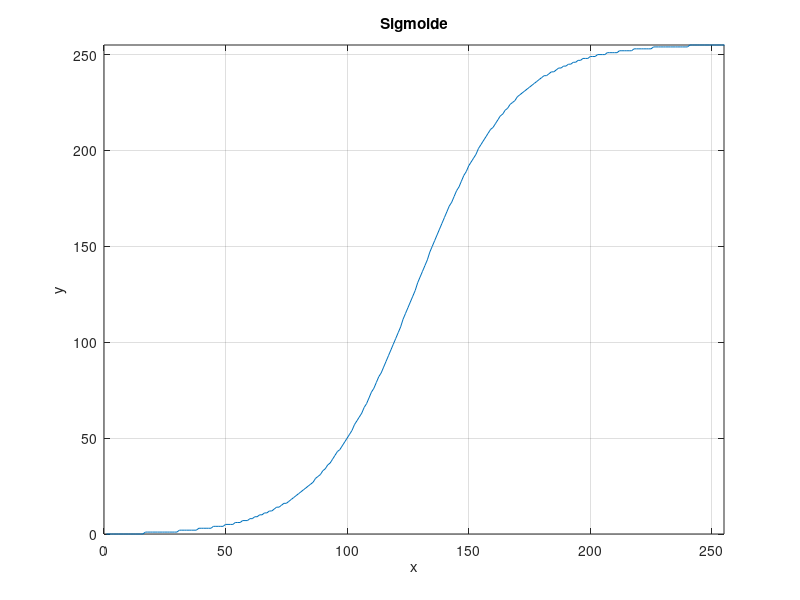

Here is the MATLAB script that generated this plot: (Note: this script raises an error after producing the figure.)
close all; clear all; clc;

function [lut] = get_lut(slope)
    x = 0:1:255;
    inflec = 127;

    lut_aux = 1./(1 + exp(-slope*(x - inflec)));

    lut = mat2gray(lut_aux);
    lut = uint8(lut.*255);
end

%Sigmoid

% Aloca uint8
% para depois usar funcao intlut (y1 é a LUT)
% Equação da sigmoide

slope = 0.05;
inflec = 127;

x = 0:1:255;

y1 = 1./(1 + exp(-slope*(x - inflec)));

y1n = mat2gray(y1);
y1n = uint8(y1n.*255);

% Display
figure, plot(y1n)
xlim([0 255]), ylim([0 255])
grid on
title('Sigmoide')
xlabel('x'), ylabel('y')

% Leitura da imagem
A = imread('vpfig.png');

% Img original
figure, imshow(A);
title('Imagem original')

var = 0.0005;

for n = 1:1:5
    lut = get_lut(var);

    An = intlut(A, lut);

    figure, imshow(An);
    title(['Slope ', num2str(var)])

    var = 10*var;
end
